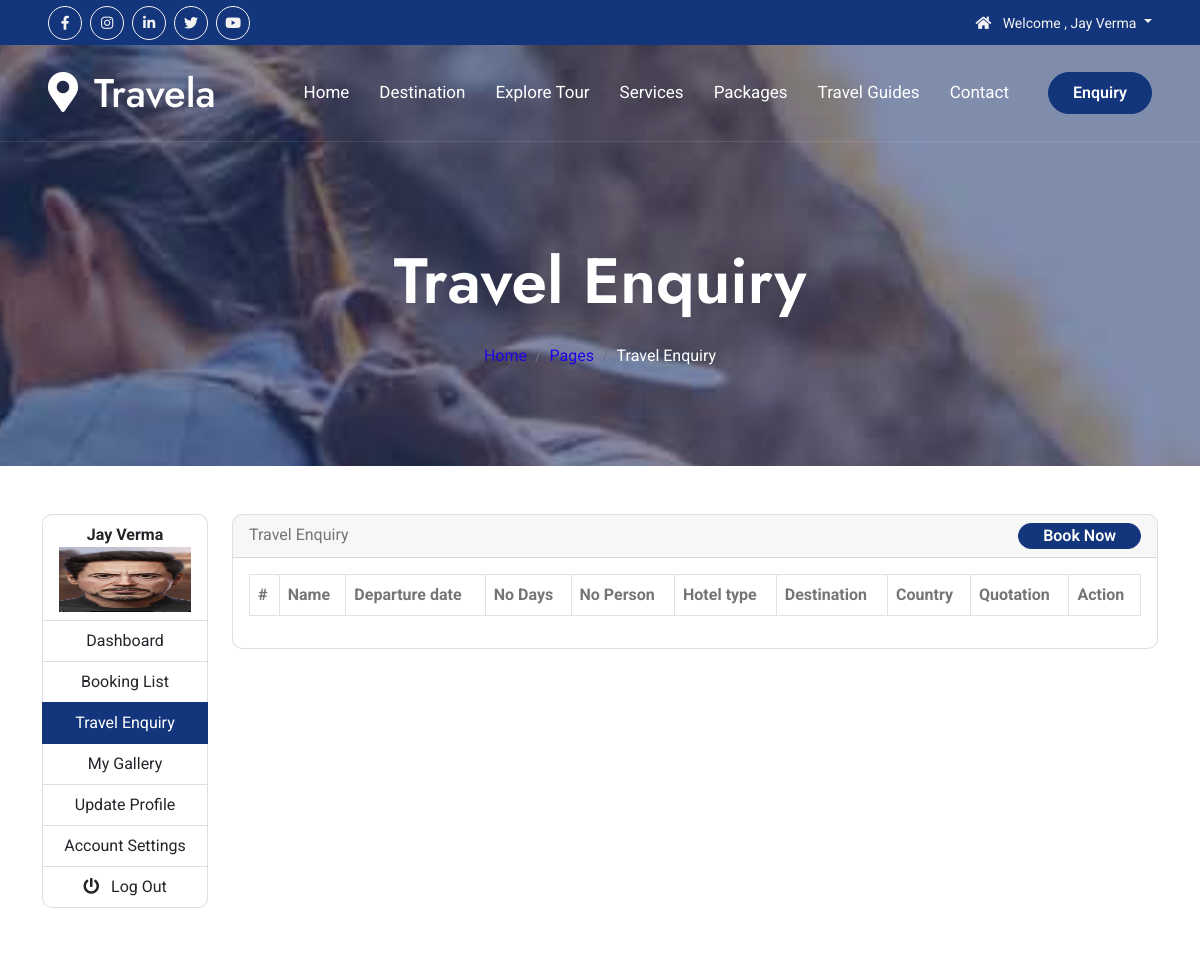
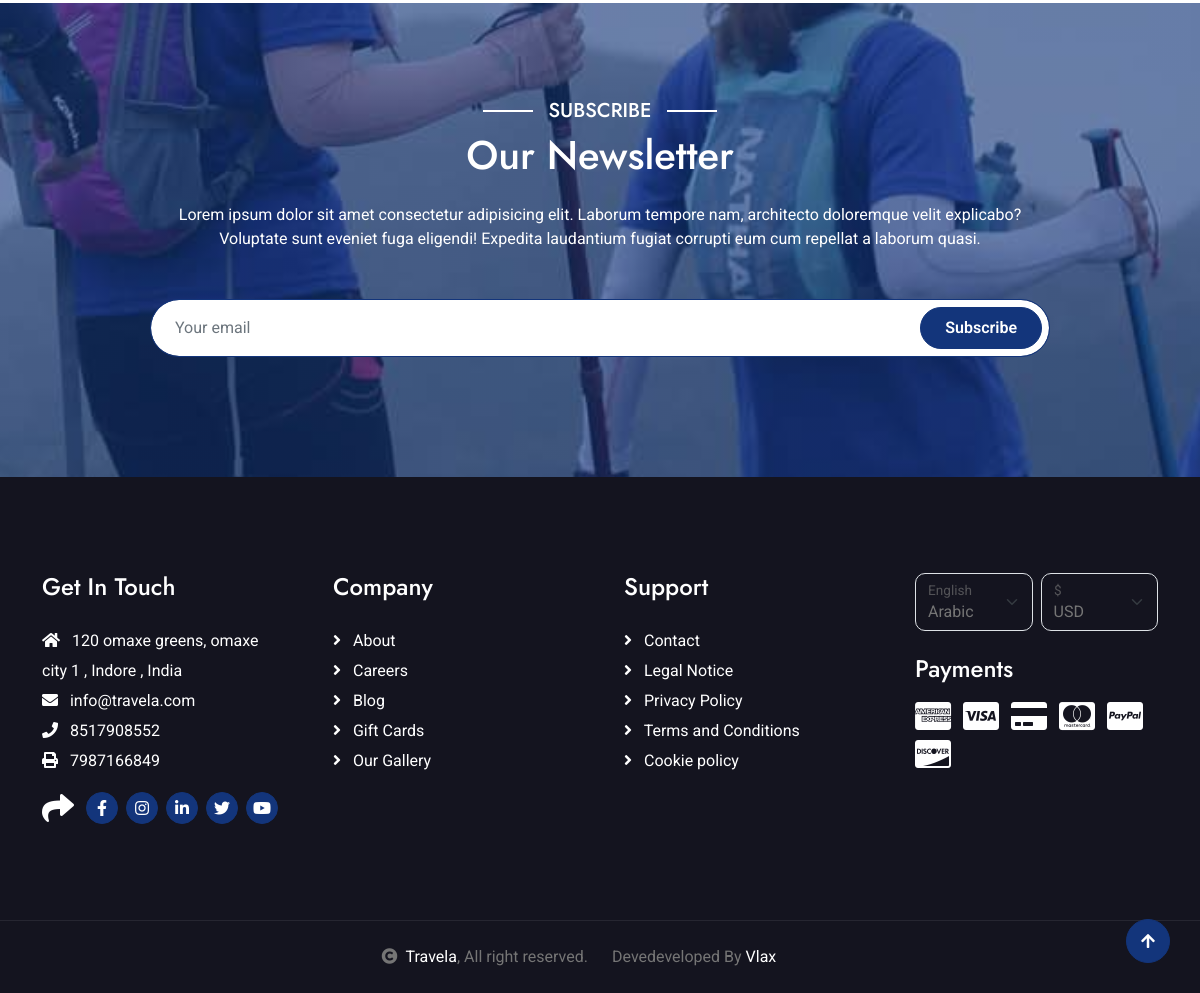
Page /travel-enquiry/ (signed in) on the committed database (2 pictures, top to bottom).
### setting/models.py (models this page shows, shortened)
class SocialMediaLink(models.Model):
    social_media_title = models.CharField(max_length=50, verbose_name='Social Media Platform')
    social_media_url = models.CharField(max_length=50, verbose_name='Social Media URL')
    social_media_icon = models.CharField(max_length=50, verbose_name='Social Media icon')
    is_active = models.BooleanField(default=True)
    class Meta:
        verbose_name = 'Social Media Link'
        verbose_name_plural = 'Social Media Links'
        ordering = ['social_media_title']  # Order by platform name

class Setting(models.Model):
    site_name = models.CharField(max_length=100, verbose_name='Site Name')
    site_keywords = models.CharField(max_length=255, verbose_name='Site Keywords')
    site_email = models.EmailField(verbose_name='Site Email')
    site_hr_email = models.EmailField(verbose_name='Hr Email')
    site_phone = models.CharField(max_length=20, verbose_name='Site Phone')
    site_fax = models.CharField(max_length=20, verbose_name='Site FAX')
    site_address = models.CharField(max_length=255, verbose_name='Site Address')
    site_contry = models.CharField(max_length=255, verbose_name='Contry')
    site_city = models.CharField(max_length=255, verbose_name='City')
    site_logo = models.FileField(upload_to=logo_image_upload_path,max_length=250,null=True,default=None)
    site_description = models.TextField(verbose_name='Site Description')
    class Meta:
        verbose_name = 'Web Setting'
        verbose_name_plural = 'Website Setting'
        ordering = ['site_name']  # Order by site name

### authUsers/models.py (models this page shows, shortened)
class UserProfile(models.Model):
    user = models.OneToOneField(User, on_delete=models.CASCADE)
    country = models.ForeignKey(Countries, on_delete=models.SET_NULL, null=True, blank=True, related_name='user_country')
    address = models.CharField(max_length=255, blank=True)
    phone = models.CharField(max_length=15, blank=True)
    profile_image = models.FileField(upload_to=user_image_upload_path, max_length=250, null=True, default=None)

### dj_19/views.py (the view)
# urls.py: path('travel-enquiry/', views.travelEnquiry, name='travelEnquiry'),
@login_required(login_url='loginPage')
def travelEnquiry(request):
    user = request.user
    travel_enquiry_list = TravelEnquiry.objects.filter(user=user).exclude(id__in=BookingList.objects.values_list('TravelEnquiry_id', flat=True))
    return render(request, 'pages/userInfo/travel_enquiry.html', {'title': 'Travel Enquiry', 'breadcrumb_title': 'Travel Enquiry','travel_enquiry_list':travel_enquiry_list})

### templates/pages/userInfo/travel_enquiry.html (shortened to what this page needs)
{% extends 'main_templates.html' %}
{% block content %}
{% load static %}
{% include 'include/breadcrumb.html' %}
<div class="container-fluid py-5">
   <div class="container py-0 text-center">
      <div class="row">
         {% include 'pages/userInfo/side_bar.html' %}
         <div class="col-lg-10 col-md-12">
            <div class="row">
               <div class="col-lg-12 col-md-12">
                  <div class="card text-start">
                     <div class="card-header">
                        Travel Enquiry
                        <div class="float-right"><a href="{% url 'booking' %}" class="btn btn-primary rounded-pill py-0 px-4 ms-lg-4">Book Now</a></div>
                     </div>
                     <div class="card-body">
                        <table id="example" class="example table table-striped table-bordered">
                           <thead>
                              <tr>
                                 <th>#</th>
                                 <th>Name</th>
                                 <th>Departure date</th>
                                 <th>No Days</th>
                                 <th>No Person</th>
                                 <th>Hotel type</th>
                                 <th>Destination</th>
                                 <th>Country</th>
                                 <th>Quotation</th>
                                 <th>Action</th>
                              </tr>
                           </thead>
                        </table>
                     </div>
                  </div>
               </div>
            </div>
         </div>
      </div>
   </div>
</div>
{% endblock %}

### templates/include/topbar.html (shortened to what this page needs)
<div class="container-fluid bg-primary px-5 d-none d-lg-block">
            <div class="row gx-0">
                <div class="col-lg-8 text-center text-lg-start mb-2 mb-lg-0">
                    <div class="d-inline-flex align-items-center" style="height: 45px;">
                        {% for linkInfo in social_links %}
                        <a class="btn btn-sm btn-outline-light btn-sm-square rounded-circle me-2" href="{{linkInfo.social_media_url}}" target="_blank"><i class="{{linkInfo.social_media_icon}} fw-normal"></i></a>
                        {% endfor %}
                    </div>
                </div>
                <div class="col-lg-4 text-center text-lg-end">
                    <div class="d-inline-flex align-items-center" style="height: 45px;">
                        {% if user.is_authenticated and not user.is_superuser %}
                        <div class="dropdown">
                            <a href="#" class="dropdown-toggle text-light" data-bs-toggle="dropdown"><small><i class="fa fa-home me-2"></i> Welcome , {{request.user.first_name |capfirst}} {{request.user.last_name |capfirst}} </small></a>
                        </div>
                        {% endif %}
                    </div>
                </div>
            </div>
        </div>

### templates/include/navbar.html (shortened to what this page needs)
 <nav class="navbar navbar-expand-lg navbar-light px-4 px-lg-5 py-3 py-lg-0">
                <a href="" class="navbar-brand p-0">
                    <h1 class="m-0"><i class="fa fa-map-marker-alt me-3"></i>{{ site_name|default:'Travela & Tourism' }}</h1>
                </a>
                <div class="collapse navbar-collapse" id="navbarCollapse">
                    <div class="navbar-nav ms-auto py-0">
                        <a href="{% url 'home' %}" class="nav-item nav-link {% if request.path == '/' %} active {% endif %} ">Home</a>
                        <a href="{% url 'destination' %}" class="nav-item nav-link {% if '/destination/' in request.path  %} active {% endif %}">Destination</a>
                        <a href="{% url 'exploreTour' %}" class="nav-item nav-link {% if request.path == '/explore-tour/' %} active {% endif %}">Explore Tour</a>
                        <a href="{% url 'services' %}" class="nav-item nav-link {% if '/services/' in request.path %} active {% endif %}">Services </a>
                        <a href="{% url 'packages_list' %}" class="nav-item nav-link {% if '/packages/' in request.path %} active {% endif %}">Packages</a>
                        <a href="{% url 'travelGuides' %}" class="nav-item nav-link {% if '/guide/' in request.path or request.path == '/travel-guides/' %}active{% endif %}">Travel Guides</a>
                        <a href="{% url 'contact' %}" class="nav-item nav-link {% if request.path == '/contact/' %} active {% endif %}">Contact</a>
                    </div>
                    <a href="{% url 'booking' %}" class="btn btn-primary rounded-pill py-2 px-4 ms-lg-4">Enquiry</a>
                </div>
            </nav>

### templates/pages/userInfo/side_bar.html
{% load static %}
<div class="col-lg-2 col-md-12">
    <div class="d-flex">
        <div class="list-group w-100 text-center">
            <a href="#" class="list-group-item list-group-item-action">
                <b>{{ request.user.first_name|capfirst }} {{ request.user.last_name|capfirst }}</b>
                {% if UserProfileInfo.profile_image %}
                  <img src="{{ UserProfileInfo.profile_image.url }}" class="img-fluid w-100" style="height:65px !important" alt="" >
                {% else %}
                    <img src="{% static 'default_testimonial.jpg' %}" class="img-fluid w-100" style="height:65px !important" alt="">
                {% endif %}
            </a>
            <a href="{% url 'dashboard' %}" class="list-group-item list-group-item-action {% if request.path == '/dashboard/' %} active {% endif %}" aria-current="true"> Dashboard </a>
            <a href="{% url 'bookingList' %}" class="list-group-item list-group-item-action {% if request.path == '/booking-list/' %} active {% endif %}">Booking List</a>
            <a href="{% url 'travelEnquiry' %}" class="list-group-item list-group-item-action {% if request.path == '/travel-enquiry/' %} active {% endif %}"> Travel Enquiry </a>
            <a href="{% url 'userGallery' %}" class="list-group-item list-group-item-action {% if request.path == '/user-gallery/' %} active {% endif %}">My Gallery</a>
            <a href="{% url 'userProfile' %}" class="list-group-item list-group-item-action {% if request.path == '/user-profile/' %} active {% endif %}"> Update Profile</a>
            <a href="{% url 'changePassword' %}" class="list-group-item list-group-item-action {% if request.path == '/change-password/' %} active {% endif %}"> Account Settings</a>
            <a href="{% url 'logout' %}" class="list-group-item list-group-item-action"><i class="fas fa-power-off me-2"></i>  Log Out</a>
        </div>
    </div>
</div>

### templates/include/footer.html (shortened to what this page needs)
<div class="container-fluid footer py-5">
    <div class="container py-5">
        <div class="row g-5">
            <div class="col-md-6 col-lg-6 col-xl-3">
                <div class="footer-item d-flex flex-column">
                    <h4 class="mb-4 text-white">Get In Touch</h4>
                    <a href=""><i class="fas fa-home me-2"></i> {{site_address}} , {{site_city}} , {{site_contry}}</a>
                    <a href=""><i class="fas fa-envelope me-2"></i> {{site_email}}</a>
                    <a href=""><i class="fas fa-phone me-2"></i> {{site_phone}}</a>
                    <a href="" class="mb-3"><i class="fas fa-print me-2"></i> {{site_fax}}</a>
                    <div class="d-flex align-items-center">
                        <i class="fas fa-share fa-2x text-white me-2"></i>
                        {% for linkInfo in social_links %}
                        <a class="btn-square btn btn-primary rounded-circle mx-1" href="{{linkInfo.social_media_url}}" target="_blank"><i class="{{linkInfo.social_media_icon}}"></i></a>
                        {% endfor %}
                    </div>
                </div>
            </div>
            <div class="col-md-6 col-lg-6 col-xl-3">
                <div class="footer-item d-flex flex-column">
                    <h4 class="mb-4 text-white">Company</h4>
                    <a href="{% url 'about' %}"><i class="fas fa-angle-right me-2"></i> About</a>
                    <a href="{% url 'careers' %}"><i class="fas fa-angle-right me-2"></i> Careers</a>
                    <a href="{% url 'blog' %}"><i class="fas fa-angle-right me-2"></i> Blog</a>
                    <a href="#"><i class="fas fa-angle-right me-2"></i> Gift Cards</a>
                    <a href="{% url 'gallery' %}"><i class="fas fa-angle-right me-2"></i> Our Gallery</a>
                </div>
            </div>
            <div class="col-md-6 col-lg-6 col-xl-3">
                <div class="footer-item d-flex flex-column">
                    <h4 class="mb-4 text-white">Support</h4>
                    <a href="{% url 'contact' %}"><i class="fas fa-angle-right me-2"></i> Contact</a>
                    <a href="{% url 'cmsContent' slug='legal-notice' %}"><i class="fas fa-angle-right me-2"></i> Legal Notice</a>
                    <a href="{% url 'cmsContent' slug='privacy-policy' %}"><i class="fas fa-angle-right me-2"></i> Privacy Policy</a>
                    <a href="{% url 'cmsContent' slug='terms-and-conditions' %}"><i class="fas fa-angle-right me-2"></i> Terms and Conditions</a>
                    <a href="{% url 'cmsContent' slug='cookie-policy' %}"><i class="fas fa-angle-right me-2"></i> Cookie policy</a>
                </div>
            </div>
            <div class="col-md-6 col-lg-6 col-xl-3">
                <div class="footer-item">
                    <div class="row gy-3 gx-2 mb-4">
                        <div class="col-xl-6">
                            <form>
                                <div class="form-floating">
                                    <select class="form-select bg-dark border">
                                        <option value="1">Arabic</option>
                                    </select>
                                    <label>English</label>
                                </div>
                            </form>
                        </div>
                        <div class="col-xl-6">
                            <form>
                                <div class="form-floating">
                                    <select class="form-select bg-dark border">
                                        <option value="1">USD</option>
                                    </select>
                                    <label>$</label>
                                </div>
                            </form>
                        </div>
                    </div>
                    <h4 class="text-white mb-3">Payments</h4>
                    <div class="footer-bank-card">
                        <a href="#" class="text-white me-2"><i class="fab fa-cc-amex fa-2x"></i></a>
                        <a href="#" class="text-white me-2"><i class="fab fa-cc-visa fa-2x"></i></a>
                        <a href="#" class="text-white me-2"><i class="fas fa-credit-card fa-2x"></i></a>
                        <a href="#" class="text-white me-2"><i class="fab fa-cc-mastercard fa-2x"></i></a>
                        <a href="#" class="text-white me-2"><i class="fab fa-cc-paypal fa-2x"></i></a>
                        <a href="#" class="text-white"><i class="fab fa-cc-discover fa-2x"></i></a>
                    </div>
                </div>
            </div>
        </div>
    </div>
</div>

### templates/include/copyright.html
<div class="container-fluid copyright text-body py-4">
<div class="container">
    <div class="row g-4 align-items-center">
        <div class="col-md-6 text-center text-md-end mb-md-0">
            <i class="fas fa-copyright me-2"></i><a class="text-white" href="#">{{ site_name|default:'Travela & Tourism' }}</a>, All right reserved.
        </div>
        <div class="col-md-6 text-center text-md-start">
            Devedeveloped By <a class="text-white" href="{{devedeveloped_url}}" target="_blank">{{devedeveloped_by}}</a>
        </div>
    </div>
</div>
</div>

### rows in the picture
Setting: site_name "Travela", site_address "120 omaxe greens, omaxe city 1", site_city "Indore", site_contry "India", site_email "info@travela.com", site_phone "8517908552", site_fax "7987166849"
UserProfile: profile_image (picture)

### other values in the picture
{{ request.user.first_name |capfirst }} "Jay"
{{ request.user.last_name |capfirst }} "Verma"
{{ breadcrumb_title }} "Travel Enquiry"
{{ title }} "Travel Enquiry"
{{ request.user.first_name|capfirst }} "Jay"
{{ request.user.last_name|capfirst }} "Verma"
{{ devedeveloped_by }} "Vlax"
